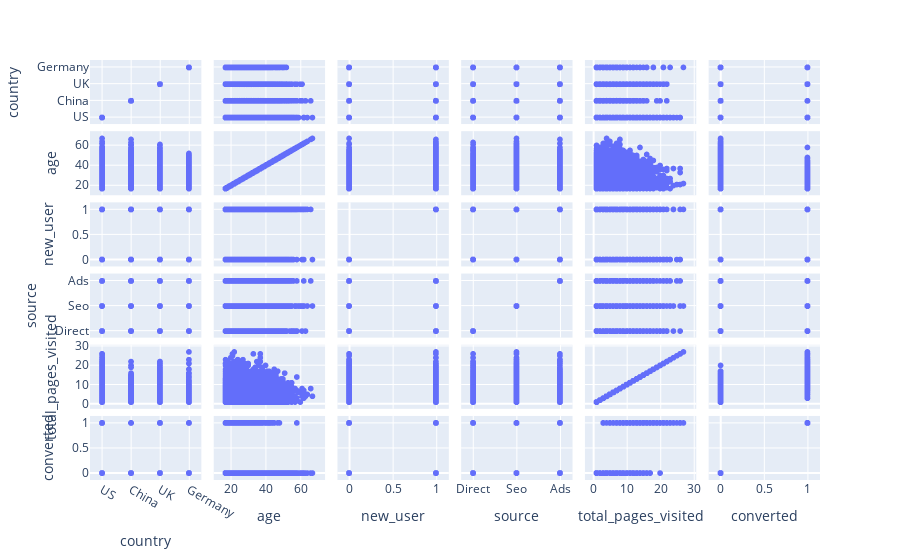

This figure's notebook cell:
### Markdown cell above
### On peut remarquer que ces deux variables categorielles ont un impact significatif sur l'inscription ou non à la newsletter. Il faudra donc les prendre en compte lors de notre modèle de ML

### Code cell
px.scatter_matrix(df_sample)

### Figure 1 — Plotly figure (JSON) as saved in the notebook; plotly's stock layout.template omitted (floating-point values rounded to 4 significant figures; data arrays with more than 128 entries replaced by an {"elided": "..."} marker saying what was removed)
{"data": [{"dimensions": [{"axis": {"matches": true}, "label": "country", "values": {"elided": "10000 str values"}}, {"axis": {"matches": true}, "label": "age", "values": {"elided": "10000 int values"}}, {"axis": {"matches": true}, "label": "new_user", "values": {"elided": "10000 int values"}}, {"axis": {"matches": true}, "label": "source", "values": {"elided": "10000 str values"}}, {"axis": {"matches": true}, "label": "total_pages_visited", "values": {"elided": "10000 int values"}}, {"axis": {"matches": true}, "label": "converted", "values": {"elided": "10000 int values"}}], "hovertemplate": "%{xaxis.title.text}=%{x}<br>%{yaxis.title.text}=%{y}<extra></extra>", "legendgroup": "", "marker": {"color": "#636efa", "symbol": "circle"}, "name": "", "showlegend": false, "type": "splom"}], "layout": {"dragmode": "select", "legend": {"tracegroupgap": 0}, "margin": {"t": 60}}}
